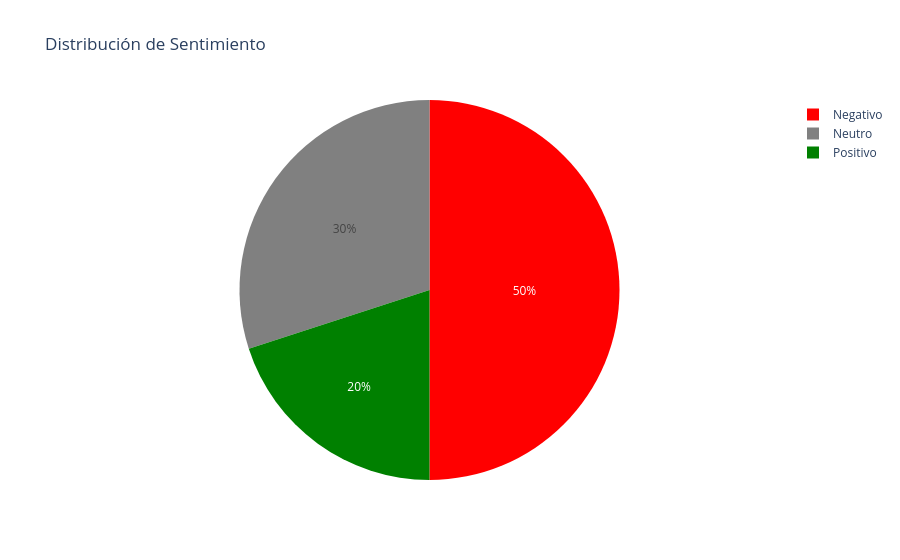

Write notebook code for a chart like this one.
### Markdown cell above
## 7️⃣ Análisis de Sentimiento (¿Qué tan enojados están?)

**Pregunta clave**: ¿Cuál es la salud emocional de nuestros clientes?

**Niveles de sentimiento**:
- 😢 **Negativo**: Cliente frustrado, puede abandonar (riesgo alto)
- 😐 **Neutro**: Cliente informativo, puede ir en cualquier dirección
- 😊 **Positivo**: Cliente satisfecho, probablemente vuelva

**Matriz Categoría × Sentimiento**:
```
                Negativo  Neutro  Positivo
Entrega Tardía    ✗✗       ○       
Producto Dañado   ✗✗       
Positivo                            ✓✓
```

**Insights operacionales**:
- Si "Producto Dañado" siempre es "Negativo" → Riesgo de reseñas negativas ⭐⭐⭐⭐
- Si "Entrega Tardía" tiene "Neutro" → Cliente resignado, necesita incentivo
- Si "Positivo" es "Positivo" → Publicarlo como testimonial

**Caso de uso en marketing**:
"El 20% de clientes está positivo → Invitar a programa de referidos"
"El 60% está negativo → Lanzar campaña de compensación"

### Code cell
# Distribución de sentimiento
sentiment_counts = df_classified['sentiment'].value_counts()

fig = px.pie(
    values=sentiment_counts.values,
    names=sentiment_counts.index,
    title="Distribución de Sentimiento",
    color=sentiment_counts.index,
    color_discrete_map={'Positivo': 'green', 'Neutro': 'gray', 'Negativo': 'red'}
)
fig.show()

# Sentimiento por categoría
sentiment_by_category = pd.crosstab(df_classified['category'], df_classified['sentiment'])
print("\n📊 Sentimiento por Categoría:")
display(sentiment_by_category)

### Figure 1 — Plotly figure (JSON) as saved in the notebook; plotly's stock layout.template omitted (floating-point values rounded to 4 significant figures)
{"data": [{"customdata": [["Negativo"], ["Neutro"], ["Positivo"]], "domain": {"x": [0, 1], "y": [0, 1]}, "hovertemplate": "label=%{label}<br>value=%{value}<br>color=%{customdata[0]}<extra></extra>", "labels": ["Negativo", "Neutro", "Positivo"], "legendgroup": "", "marker": {"colors": ["red", "gray", "green"]}, "name": "", "showlegend": true, "type": "pie", "values": [5, 3, 2]}], "layout": {"legend": {"tracegroupgap": 0}, "title": {"text": "Distribución de Sentimiento"}}}
